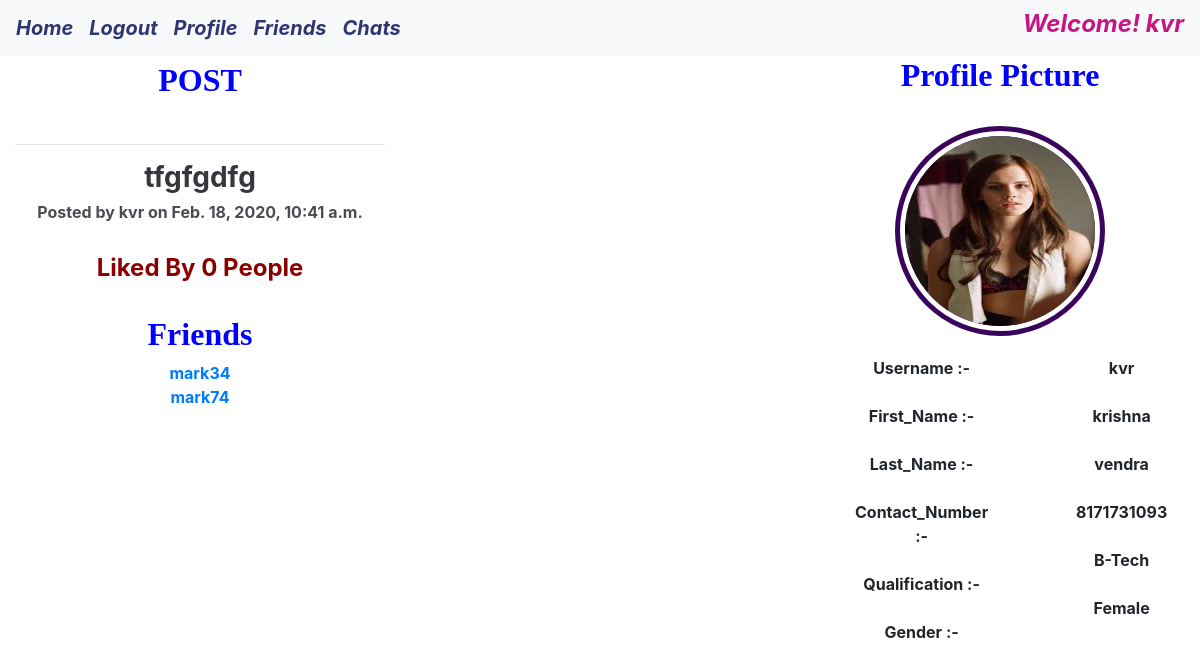
The page /comment_done/124/ (signed in) on the database its author committed.
### App1/models.py (models this page shows, shortened)
class User_Post(models.Model):
    user = models.ForeignKey(User,on_delete = models.CASCADE)
    post = models.CharField(max_length=500, blank=True)
    time = models.DateTimeField(auto_now_add = True)
    image = models.ImageField(upload_to= 'profile_pic', blank=True)

class Friend(models.Model):
    user = models.ForeignKey(User,on_delete = models.CASCADE)
    friends = models.ForeignKey(User, related_name="dost",on_delete = models.CASCADE)

class UserProfileInfo(models.Model):
    user = models.OneToOneField(User,on_delete = models.CASCADE)
    address = models.CharField(max_length=100, blank=True)
    contact_number = models.IntegerField(default='0')
    qualification = models.CharField(max_length=100, blank=True)
    profile_pic = models.ImageField(upload_to='propfile_pics', default='propfile_pics\download_1.jpg')
    gender = models.CharField(max_length=6, blank=False)

### App1/views.py (the view, shortened to what this page needs)
# urls.py: url(r'^comment_done/(?P<pk>\d+)/', views.comment_done, name = 'comment_done'),
@login_required
def comment_done(request, pk):
    user_post = User_Post.objects.get(pk = pk)
    likes = Like.objects.filter(user_post = user_post).count()
    user = user_post.user
    comments = Review.objects.filter(user_post = user_post).order_by('-time')
    friends = Friend.objects.filter(user = user).order_by('friends')
    args = {'comments':comments, 'user_post':user_post, 'user':user, 'friends':friends, 'likes':likes, 'user1':request.user}
    return render(request, 'App1/all_comments.html', args)

### App1/templates/App1/all_comments.html (shortened to what this page needs)
{% extends 'App1/base.html' %}
{% block body %}
<nav class="navbar navbar-expand-lg navbar-light bg-light sticky-top">
    <a class="navbar-brand" style="font-style:italic; color:#2f3473;" href="{% url 'App1:home_page'%}"><strong>Home</strong></a>
    <div class="collapse navbar-collapse" id="navbarNav">
         <ul class="navbar-nav">
              <li class="nav-item active">
                   <a class="navbar-brand" style="font-style:italic; color:#2f3473" href="{% url 'App1:user_logout' %}"><strong>Logout</strong></a>
               </li>
               <li class="nav-item">
                   <a class="navbar-brand" style="font-style:italic; color:#2f3473" href="#"><strong>Profile</strong></a>
               </li>
               <li class="nav-item">
                   <a class="navbar-brand" style="font-style:italic; color:#2f3473" href="#"><strong>Friends</strong></a>
               </li>
               <li class="nav-item">
                   <a class="navbar-brand" style="font-style:italic; color:#2f3473" href="#"><strong>Chats</strong></a>
               </li>
         </ul>
   </div>
   <div class="float-right">
    <h4 style="font-style:italic;"><strong style="color:mediumvioletred">Welcome! {{user1.username}}</strong></h4>
</div>
</nav>
<div class="container-fluid">
<div class = "row">
    <div class = col col-xs-4 style="text-align: center;">
        <header style="font-size: xx-large; font-weight: bolder; color:blue;font-family: 'Times New Roman', Times, serif;">POST</header>
        <br><hr>
        <h3 style="font-weight:bolder; color:#39353d;">{{user_post.post}}</h3>
        <h5 style="font-weight:bold; color:#4f4954; font-size:medium;">Posted by {{user_post.user}} on {{user_post.time}}</h5>
       <br>
       <h4 style="color:darkred;font-weight: bold;">Liked By {{likes}} People</h4>
       <br>
       <h2 style="color:blue; text-align: center; font-weight: bolder; font-family:'Times New Roman', Times, serif;">Friends</h2>
       {% for each in friends %}
       <strong style="text-align: center;"><a id ="magic" style="text-decoration: none;" href = "{% url 'App1:returned' pk=each.pk %}" style="color:black">{{each.friends}}</a></strong><br>
       {% endfor %}
    </div>
    <div class = col col-xs-2 style = "text-align: center;">
    </div>
    <div class = col col-xs-6>
        <h2 style="color:blue; text-align: center; font-weight: bolder; font-family: 'Times New Roman', Times, serif;">Profile Picture</h2><br>
        {% if user.userprofileinfo.profile_pic %}
            <div class="d-flex justify-content-center">
                <div class="image_outer_container">
                    <div class="image_inner_container">
                        <img src="{{user.userprofileinfo.profile_pic.url}}">
                    </div>
                </div>
            </div>
        {% endif %}
     <div class="row" style="text-align: center; padding-top: 20px;">
         <div class="col col-xs-3" >
            <ul>
                <label><strong>Username :- </strong> </label>
            </ul>
        <ul>
            <label><strong>First_Name :- </strong> </label>
        </ul>
        <ul>
            <label><strong>Last_Name :- </strong></label>
        </ul>
        <ul>
            <label><strong>Contact_Number :- </strong></label>
        </ul>
        <ul>
            <label><strong>Qualification :- </strong></label>
        </ul>
        <ul>
            <label><strong>Gender :- </strong></label>
        </ul>
         </div>
<div class="col col-xs-3">
    <ul>
        <label><strong>{{user.username}}</strong> </label>
    </ul>
<ul>
    <label><strong>{{user.first_name}}</strong> </label>
</ul>
<ul>
    <label><strong>{{user.last_name}}</strong></label>
</ul>
<ul>
    <label><strong>{{user.userprofileinfo.contact_number}}</strong></label>
</ul>
<ul>
    <label><strong>{{user.userprofileinfo.qualification}}</strong></label>
</ul>
<ul>
    <label><strong>{{user.userprofileinfo.gender}}</strong></label>
</ul>
         </div>
     </div>
   </div>
</div>
</div>
{% endblock %}

### App1/templates/App1/all_comments.html (style rules this page uses)
.image_outer_container { margin-top: auto; margin-bottom: auto; border-radius: 50%; position: relative; }
.image_inner_container { border-radius: 50%; padding: 5px; background: rgb(57, 4, 92); background: -webkit-linear-gradient(to bottom, rgb(57, 4, 92), rgb(57, 4, 92), rgb(57, 4, 92)); background: linear-gradient(to bottom, rgb(57, 4, 92), rgb(57, 4, 92), rgb(57, 4, 92)); }
.image_inner_container img { height: 200px; width: 200px; border-radius: 50%; border: 5px solid white; }

### rows shown on the page
User_Post: post "tfgfgdfg", user "kvr", time "Feb. 18, 2020, 10:41 a.m."
Friend: friends "mark34"
Friend: friends "mark74"

### other values the page prints
{{ user1.username }} "kvr"
{{ likes }} "0"
{{ user.username }} "kvr"
{{ user.first_name }} "krishna"
{{ user.last_name }} "vendra"
{{ user.userprofileinfo.contact_number }} "8171731093"
{{ user.userprofileinfo.qualification }} "B-Tech"
{{ user.userprofileinfo.gender }} "Female"
